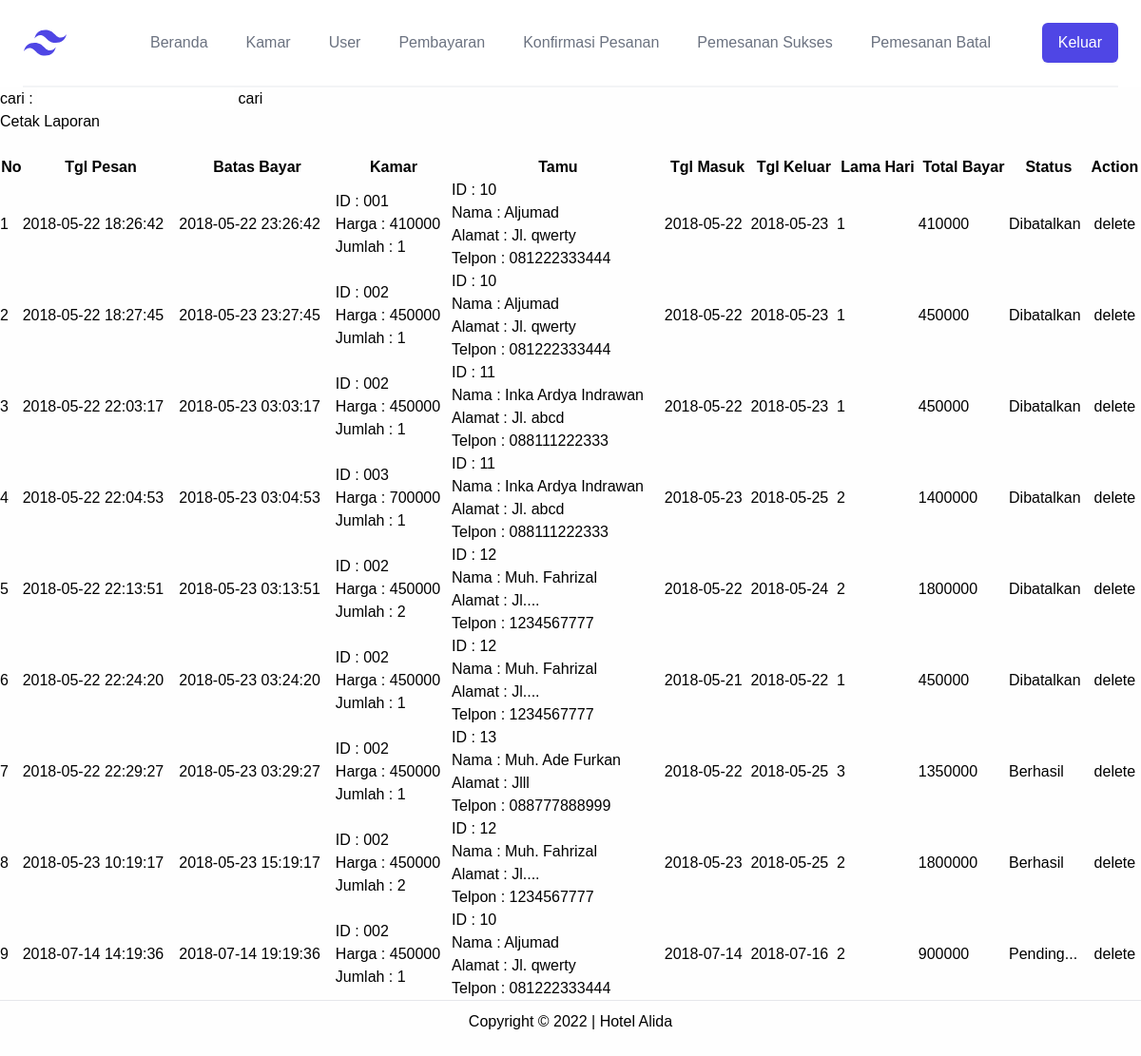
/admin/pemesanan/lihat.php (signed in), run on the app's committed database.
### tables this page shows
CREATE TABLE `pemesanan` (
  `idpesan` int(11) NOT NULL,
  `tglpesan` datetime NOT NULL,
  `batasbayar` datetime NOT NULL,
  `idkamar` varchar(15) NOT NULL,
  `tipe` varchar(20) NOT NULL,
  `harga` int(11) NOT NULL,
  `jumlah` int(11) NOT NULL,
  `idtamu` int(11) NOT NULL,
  `nama` varchar(100) NOT NULL,
  `alamat` varchar(500) NOT NULL,
  `telepon` varchar(15) NOT NULL,
  `tglmasuk` date NOT NULL,
  `tglkeluar` date NOT NULL,
  `lamahari` int(11) NOT NULL DEFAULT 0,
  `totalbayar` int(11) NOT NULL DEFAULT 0,
  `status` varchar(50) NOT NULL DEFAULT 'Pending...'
);

### admin/pemesanan/lihat.php (the view, shortened to what this page needs)
<?php
    require_once "../../viewmaster/header.php";
    require_once "../view/menu.php";
    require_once "../../datamaster/koneksiDB.php";
?>
<form action="" method="get">
    <label>cari :</label>
    <input type="text" name="cari">
    <input type="submit" value="cari">
</form>
<a href="laporan.php" target="_blank"><button id="laporan">Cetak Laporan</button></a>
<br><br>
<table width="100%" border=1>
    <?php
        if(isset($_GET['cari'])){
            $cari =$_GET['cari'];
                $sql = $pdo->query( "SELECT * FROM pemesanan where
									   idpesan like '%".$cari."%'
									OR tglpesan like '%".$cari."%'
									OR batasbayar like '%".$cari."%'
									OR idkamar like '%".$cari."%'
									OR harga like '%".$cari."%'
									OR jumlah like '%".$cari."%'
									OR idtamu like '%".$cari."%'
									OR nama like '%".$cari."%'
									OR alamat like '%".$cari."%'
									OR telepon like '%".$cari."%'
									OR tglmasuk like '%".$cari."%'
									OR tglkeluar like '%".$cari."%'
									OR lamahari like '%".$cari."%'
									OR totalbayar like '%".$cari."%'
									OR status like '%".$cari."%'
								  ");
		}else{
            $sql = $pdo->query ("select * from pemesanan order by idpesan asc");
        }
    ?>
    <thead>
        <tr>
            <th>No </th>
            <th>Tgl Pesan</th>
            <th>Batas Bayar</th>
            <th>Kamar</th>
            <th>Tamu</th>
            <th>Tgl Masuk</th>
            <th>Tgl Keluar</th>
            <th>Lama Hari</th>
            <th>Total Bayar</th>
            <th>Status</th>
            <th>Action</th>
        </tr>
    </thead>
    <tbody>
        <?php
            $s =  '';
            foreach($sql as $val){
                $s++;
        ?>
        <tr>
            <td><?php echo $s;?></td>
            <td><?php echo $val['tglpesan'];?></td>
            <td><?php echo $val['batasbayar'];?></td>
            <td>
				ID : <?php echo $val['idkamar'];?>
				<br>
				Harga : <?php echo $val['harga'];?>
				<br>
				Jumlah : <?php echo $val['jumlah'];?>
			</td>
            <td>
				ID : <?php echo $val['idtamu'];?>
				<br>
				Nama : <?php echo $val['nama'];?>
				<br>
				Alamat : <?php echo $val['alamat'];?>
				<br>
				Telpon : <?php echo $val['telepon'];?>
			</td>
            <td><?php echo $val['tglmasuk'];?></td>
            <td><?php echo $val['tglkeluar'];?></td>
            <td><?php echo $val['lamahari'];?></td>
            <td><?php echo $val['totalbayar'];?></td>
            <td><?php echo $val['status'];?></td>
			<td align="center">
				<a href="delete.php?id=<?php echo $val['idpesan'];?>" onclick="return confirm('Anda akan menghapus?')"><button>delete</button></a>
			</td>
        </tr>
        <?php } ?>
    </tbody>
</table>
<?php require_once "../../viewmaster/footer.php"; ?>

### data on the page
pemesanan: tglpesan "2018-05-22 18:26:42", batasbayar "2018-05-22 23:26:42", idkamar "001", harga "410000", jumlah "1", idtamu "10", nama "Aljumad", alamat "Jl. qwerty", telepon "081222333444", tglmasuk "2018-05-22", tglkeluar "2018-05-23", lamahari "1", totalbayar "410000", status "Dibatalkan"
pemesanan: tglpesan "2018-05-22 18:27:45", batasbayar "2018-05-23 23:27:45", idkamar "002", harga "450000", jumlah "1", idtamu "10", nama "Aljumad", alamat "Jl. qwerty", telepon "081222333444", tglmasuk "2018-05-22", tglkeluar "2018-05-23", lamahari "1", totalbayar "450000", status "Dibatalkan"
pemesanan: tglpesan "2018-05-22 22:03:17", batasbayar "2018-05-23 03:03:17", idkamar "002", harga "450000", jumlah "1", idtamu "11", nama "Inka Ardya Indrawan", alamat "Jl. abcd", telepon "088111222333", tglmasuk "2018-05-22", tglkeluar "2018-05-23", lamahari "1", totalbayar "450000", status "Dibatalkan"
pemesanan: tglpesan "2018-05-22 22:04:53", batasbayar "2018-05-23 03:04:53", idkamar "003", harga "700000", jumlah "1", idtamu "11", nama "Inka Ardya Indrawan", alamat "Jl. abcd", telepon "088111222333", tglmasuk "2018-05-23", tglkeluar "2018-05-25", lamahari "2", totalbayar "1400000", status "Dibatalkan"
pemesanan: tglpesan "2018-05-22 22:13:51", batasbayar "2018-05-23 03:13:51", idkamar "002", harga "450000", jumlah "2", idtamu "12", nama "Muh. Fahrizal", alamat "Jl....", telepon "1234567777", tglmasuk "2018-05-22", tglkeluar "2018-05-24", lamahari "2", totalbayar "1800000", status "Dibatalkan"
pemesanan: tglpesan "2018-05-22 22:24:20", batasbayar "2018-05-23 03:24:20", idkamar "002", harga "450000", jumlah "1", idtamu "12", nama "Muh. Fahrizal", alamat "Jl....", telepon "1234567777", tglmasuk "2018-05-21", tglkeluar "2018-05-22", lamahari "1", totalbayar "450000", status "Dibatalkan"
pemesanan: tglpesan "2018-05-22 22:29:27", batasbayar "2018-05-23 03:29:27", idkamar "002", harga "450000", jumlah "1", idtamu "13", nama "Muh. Ade Furkan", alamat "Jlll", telepon "088777888999", tglmasuk "2018-05-22", tglkeluar "2018-05-25", lamahari "3", totalbayar "1350000", status "Berhasil"
pemesanan: tglpesan "2018-05-23 10:19:17", batasbayar "2018-05-23 15:19:17", idkamar "002", harga "450000", jumlah "2", idtamu "12", nama "Muh. Fahrizal", alamat "Jl....", telepon "1234567777", tglmasuk "2018-05-23", tglkeluar "2018-05-25", lamahari "2", totalbayar "1800000", status "Berhasil"
pemesanan: tglpesan "2018-07-14 14:19:36", batasbayar "2018-07-14 19:19:36", idkamar "002", harga "450000", jumlah "1", idtamu "10", nama "Aljumad", alamat "Jl. qwerty", telepon "081222333444", tglmasuk "2018-07-14", tglkeluar "2018-07-16", lamahari "2", totalbayar "900000", status "Pending..."
